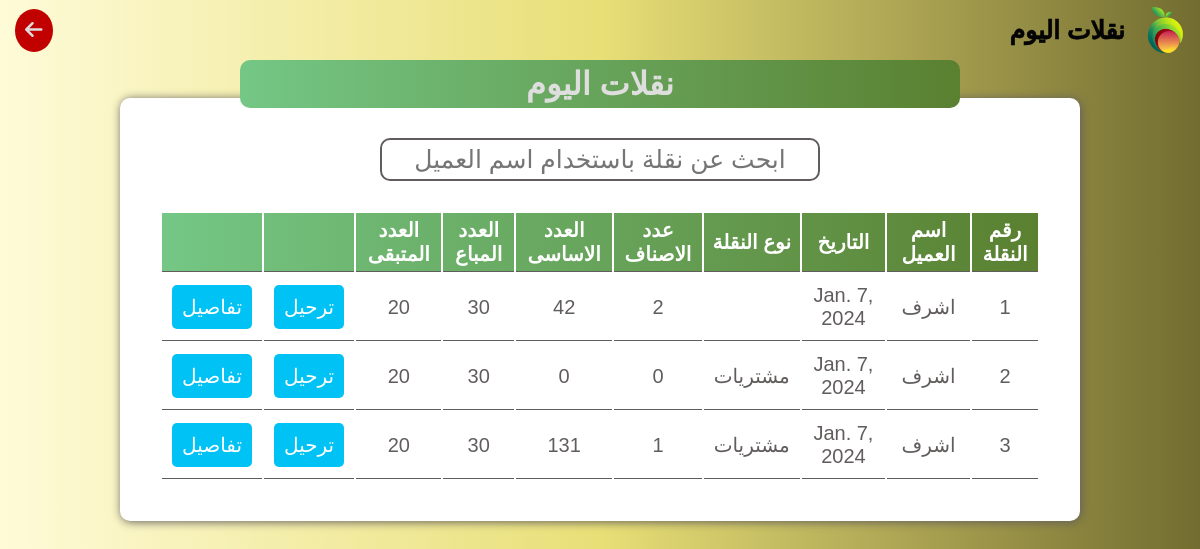
Before: /today with the older database file.
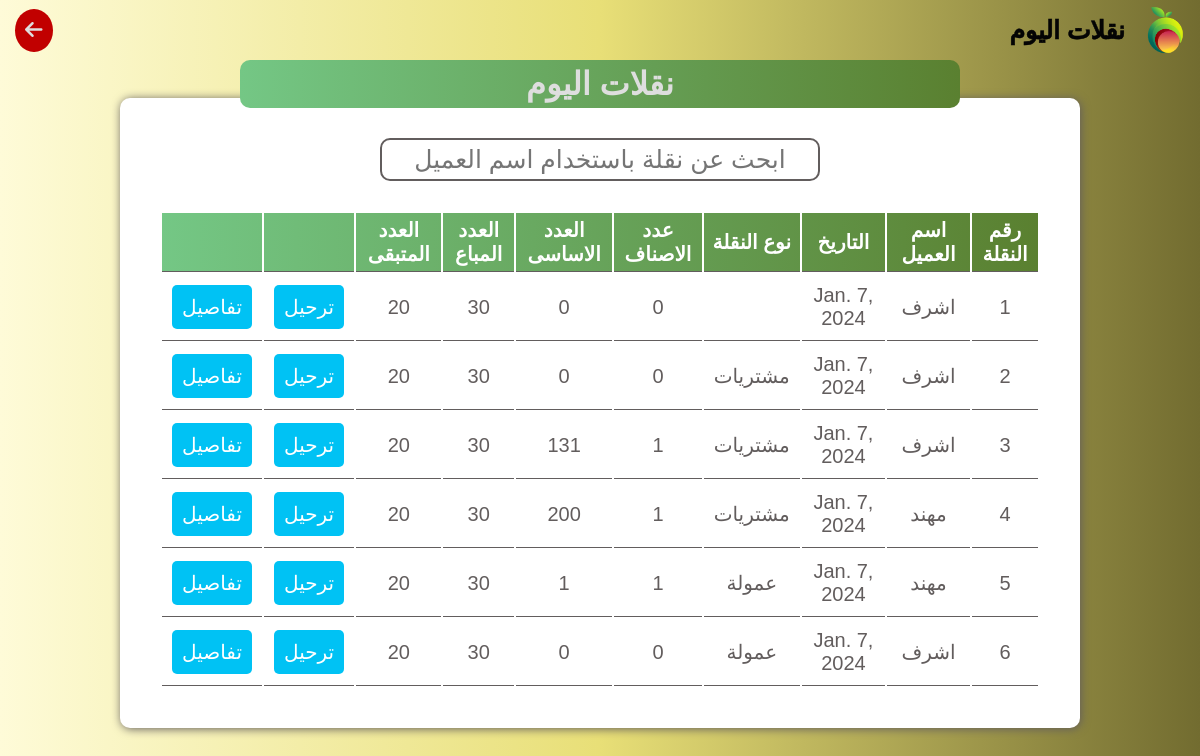
After: the same page with the newer database file.
### user/models.py (models this page shows, shortened)
class Container(models.Model):
    supplier = models.ForeignKey(Supplier, on_delete=models.SET_NULL, null=True)
    date = models.DateField()
    type = models.CharField(max_length=30, default='عمولة')
    con_weight = models.PositiveIntegerField(default=0)
    num_sold_items = models.PositiveIntegerField(null=True)
    num_not_sold_items = models.PositiveIntegerField(null=True)
    @property
    def main_total_count(self):
        return self.containeritem_set.aggregate(total_count=Sum('count'))['total_count'] or 0
    @property
    def num_of_items(self):
        return self.containeritem_set.count()

class Supplier(models.Model):
    name = models.CharField(max_length=30)
    place = models.CharField(max_length=70, default='غير محدد')
    date = models.DateField(default=timezone.now().date())
    type = models.CharField(max_length=30, default='عمولة')
    his_money = models.DecimalField(max_digits=10, decimal_places=2, default=0)
    on_him_money = models.DecimalField(max_digits=10, decimal_places=2,default=0)
    total = models.DecimalField(max_digits=10, decimal_places=2, blank=True, null=True)
    num_of_containers = models.PositiveIntegerField(default=0)
    @property
    def total(self):
        return self.his_money - self.on_him_money
    @property
    def num_of_containers(self):
        return self.container_set.count()

### user/views.py (the view)
# urls.py: path('today',views.today_containers, name='today' ),
def today_containers(request):
    todays_date = timezone.now().date()  # Get today's date
    containers = Container.objects.filter(date=todays_date)  # Filter by today's date
    context = {'container': containers}  # Pass the filtered queryset to the template
    return render(request, 'today.html', context)

### templates/today.html (shortened to what this page needs)
{% load static %}
<!DOCTYPE html>
<html lang="en">
<head>
    <link rel="stylesheet" href="https://cdnjs.cloudflare.com/ajax/libs/font-awesome/6.5.1/css/all.min.css" />
    <link rel="stylesheet" href="{% static "css/main.css" %}">
</head>
<body>
    <header>
        <div class="main">
            <img src="{% static "images/logo.png" %}" alt="">
            <h1>نقلات اليوم</h1>
        </div>
        <a href="#" onclick="goBack()"><i class="fa-solid fa-arrow-left"></i></a>
    </header>
    <div class="todayscar">
        <div class="title">
            <h1>نقلات اليوم</h1>
        </div>
        <div class="table">
            <input id="searchbar" type="text" placeholder="ابحث عن نقلة باستخدام اسم العميل">
            <table>
                <thead>
                    <tr>
                        <th>رقم النقلة</th>
                        <th>اسم العميل</th>
                        <th>التاريخ</th>
                        <th>نوع النقلة</th>
                        <th>عدد الاصناف</th>
                        <th>العدد الاساسى</th>
                        <th>العدد المباع</th>
                        <th>العدد المتبقى</th>
                        <th></th>
                        <th></th>
                    </tr>
                </thead>
                <tbody id="tablebody">
                    {% for container in container %}
                            <tr>
                                <td>{{ container.id }}</td>
                                <td>{{ container.supplier.name }}</td>
                                <td>{{ container.date }}</td>
                                <td>{{ container.type }}</td>
                                <td>{{ container.num_of_items }}</td>
                                <td>{{ container.main_total_count }}</td>
                                <td>30</td>
                                <td>20</td>
                                <td><button class="type" id="sellbtn">ترحيل</button></td>
                                <td><button id="details" class="type">تفاصيل</button></td>
                            </tr>
                    {% endfor %}
                </tbody>
                            </table>
        </div>
    </div>
</body>
</html>

Changed rows visible on the page:
computed for Container id 1: num_of_items "2" → "0"; main_total_count "42" → "0"
added Container: id "4", supplier.name "مهند", date "Jan. 7, 2024", type "مشتريات", num_of_items "1", main_total_count "200"
added Container: id "5", supplier.name "مهند", date "Jan. 7, 2024", type "عمولة", num_of_items "1", main_total_count "1"
added Container: id "6", supplier.name "اشرف", date "Jan. 7, 2024", type "عمولة", num_of_items "0", main_total_count "0"
